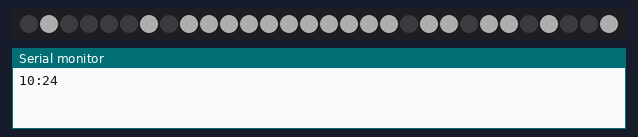
A program run on a simulated Arduino Nano, built with avr-gcc and run on an emulated ATmega328P. On the bench: 30 RGB LEDs in strip order, left to right, the last lines printed to the serial monitor. Dim RGB values are drawn brighter than linear; the local clock reads 2024-03-15 10:24:30 at power-on unless the program sets it.

Above: at 0.1 s.
At 127.1 s:
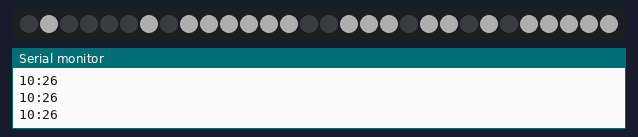

The program:

main.cpp
```cpp
#include <Wire.h>
#include <RTClib.h>
#include <FastLED.h>

// --- Configuration ---
#define NUM_LEDS      30
#define DATA_PIN      8
#define LED_TYPE      WS2812B
#define COLOR_ORDER   GRB
#define BRIGHTNESS    50

CRGB leds[NUM_LEDS];
RTC_DS3231 rtc;

// --- Color Customization ---
const CRGB clockColor = CRGB::White;

// --- PHYSICAL LED STRIP DIGIT STARTING POSITIONS ---
const int START_HOUR_TENS = 0;
const int START_HOUR_ONES = 7;
const int START_COLON     = 14;
const int START_MIN_TENS  = 16;
const int START_MIN_ONES  = 23;

// --- 7-Segment Lookup Table ---
const byte segmentMap[10][7] = {
  {1, 1, 1, 1, 1, 1, 0}, // 0
  {0, 1, 1, 0, 0, 0, 0}, // 1
  {1, 1, 0, 1, 1, 0, 1}, // 2
  {1, 1, 1, 1, 0, 0, 1}, // 3
  {0, 1, 1, 0, 0, 1, 1}, // 4
  {1, 0, 1, 1, 0, 1, 1}, // 5
  {1, 0, 1, 1, 1, 1, 1}, // 6
  {1, 1, 1, 0, 0, 0, 0}, // 7
  {1, 1, 1, 1, 1, 1, 1}, // 8
  {1, 1, 1, 1, 0, 1, 1}  // 9
};

void displayDigit(int number, int startIndex, CRGB color) {
  leds[startIndex + 0] = (segmentMap[number][6] == 1) ? color : CRGB::Black;
  leds[startIndex + 1] = (segmentMap[number][1] == 1) ? color : CRGB::Black;
  leds[startIndex + 2] = (segmentMap[number][0] == 1) ? color : CRGB::Black;
  leds[startIndex + 3] = (segmentMap[number][5] == 1) ? color : CRGB::Black;
  leds[startIndex + 4] = (segmentMap[number][4] == 1) ? color : CRGB::Black;
  leds[startIndex + 5] = (segmentMap[number][3] == 1) ? color : CRGB::Black;
  leds[startIndex + 6] = (segmentMap[number][2] == 1) ? color : CRGB::Black;
}

void setup() {
  Serial.begin(9600);

  FastLED.addLeds<LED_TYPE, DATA_PIN, COLOR_ORDER>(leds, NUM_LEDS).setCorrection(TypicalLEDStrip);
  FastLED.setBrightness(BRIGHTNESS);
  FastLED.clear();
  FastLED.show();

  if (!rtc.begin()) {
    Serial.println("Couldn't find RTC module!");
    while (1);
  }

  // >>> LINE 66: KEEP THIS COMMENTED OUT NOW WITH '//' <<<
  // rtc.adjust(DateTime(2026, 6, 17, 16, 04, 0));
}

void loop() {
  DateTime now = rtc.now();

  int hours = now.hour();
  int minutes = now.minute();
  int seconds = now.second();

  if (hours == 0) {
    hours = 12;
  } else if (hours > 12) {
    hours = hours - 12;
  }

  int hourDigit1 = hours / 10;
  int hourDigit2 = hours % 10;
  int minDigit1  = minutes / 10;
  int minDigit2  = minutes % 10;

  FastLED.clear();

  displayDigit(hourDigit1, START_HOUR_TENS, clockColor);
  displayDigit(hourDigit2, START_HOUR_ONES, clockColor);

  if (seconds % 2 == 0) {
    leds[START_COLON]     = clockColor;
    leds[START_COLON + 1] = clockColor;
  } else {
    leds[START_COLON]     = CRGB::Black;
    leds[START_COLON + 1] = CRGB::Black;
  }

  displayDigit(minDigit1, START_MIN_TENS, clockColor);
  displayDigit(minDigit2, START_MIN_ONES, clockColor);

  FastLED.show();

  Serial.print(hourDigit1); Serial.print(hourDigit2);
  Serial.print(":");
  Serial.print(minDigit1); Serial.println(minDigit2);

  delay(200);
}
```
